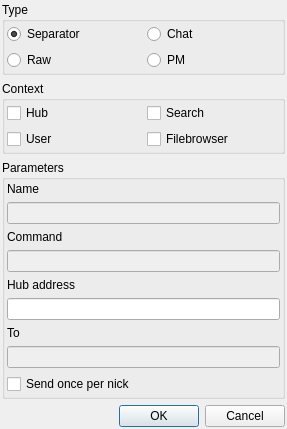
<?xml version="1.0" encoding="UTF-8"?>
<ui version="4.0">
 <class>UIUserCommands</class>
 <widget class="QDialog" name="UIUserCommands">
  <property name="geometry">
   <rect>
    <x>0</x>
    <y>0</y>
    <width>287</width>
    <height>401</height>
   </rect>
  </property>
  <property name="windowTitle">
   <string>New command</string>
  </property>
  <layout class="QGridLayout" name="gridLayout">
   <property name="margin">
    <number>2</number>
   </property>
   <item row="0" column="0">
    <widget class="QGroupBox" name="groupBox">
     <property name="title">
      <string>Type</string>
     </property>
     <layout class="QGridLayout" name="gridLayout_2">
      <property name="margin">
       <number>2</number>
      </property>
      <item row="0" column="0">
       <widget class="QRadioButton" name="radioButton_SEP">
        <property name="text">
         <string>Separator</string>
        </property>
        <property name="checked">
         <bool>true</bool>
        </property>
       </widget>
      </item>
      <item row="0" column="1">
       <widget class="QRadioButton" name="radioButton_CHAT">
        <property name="text">
         <string>Chat</string>
        </property>
       </widget>
      </item>
      <item row="1" column="0">
       <widget class="QRadioButton" name="radioButton_RAW">
        <property name="text">
         <string>Raw</string>
        </property>
       </widget>
      </item>
      <item row="1" column="1">
       <widget class="QRadioButton" name="radioButton_PM">
        <property name="text">
         <string>PM</string>
        </property>
       </widget>
      </item>
     </layout>
    </widget>
   </item>
   <item row="1" column="0">
    <widget class="QGroupBox" name="groupBox_2">
     <property name="title">
      <string>Context</string>
     </property>
     <layout class="QGridLayout" name="gridLayout_3">
      <property name="margin">
       <number>2</number>
      </property>
      <item row="0" column="0">
       <widget class="QCheckBox" name="checkBox_HUB">
        <property name="text">
         <string>Hub</string>
        </property>
       </widget>
      </item>
      <item row="0" column="1">
       <widget class="QCheckBox" name="checkBox_SEARCH">
        <property name="text">
         <string>Search</string>
        </property>
       </widget>
      </item>
      <item row="1" column="0">
       <widget class="QCheckBox" name="checkBox_USER">
        <property name="text">
         <string>User</string>
        </property>
       </widget>
      </item>
      <item row="1" column="1">
       <widget class="QCheckBox" name="checkBox_FB">
        <property name="text">
         <string>Filebrowser</string>
        </property>
       </widget>
      </item>
     </layout>
    </widget>
   </item>
   <item row="2" column="0">
    <widget class="QGroupBox" name="groupBox_3">
     <property name="title">
      <string>Parameters</string>
     </property>
     <layout class="QGridLayout" name="gridLayout_4">
      <property name="margin">
       <number>2</number>
      </property>
      <item row="1" column="0">
       <widget class="LineEdit" name="lineEdit_NAME">
        <property name="enabled">
         <bool>false</bool>
        </property>
       </widget>
      </item>
      <item row="3" column="0">
       <widget class="LineEdit" name="lineEdit_CMD">
        <property name="enabled">
         <bool>false</bool>
        </property>
       </widget>
      </item>
      <item row="5" column="0">
       <widget class="LineEdit" name="lineEdit_HUB"/>
      </item>
      <item row="7" column="0">
       <widget class="LineEdit" name="lineEdit_TO">
        <property name="enabled">
         <bool>false</bool>
        </property>
       </widget>
      </item>
      <item row="0" column="0">
       <widget class="QLabel" name="label">
        <property name="text">
         <string>Name</string>
        </property>
       </widget>
      </item>
      <item row="2" column="0">
       <widget class="QLabel" name="label_2">
        <property name="text">
         <string>Command</string>
        </property>
       </widget>
      </item>
      <item row="4" column="0">
       <widget class="QLabel" name="label_3">
        <property name="text">
         <string>Hub address</string>
        </property>
       </widget>
      </item>
      <item row="6" column="0">
       <widget class="QLabel" name="label_4">
        <property name="text">
         <string>To</string>
        </property>
       </widget>
      </item>
      <item row="8" column="0">
       <widget class="QCheckBox" name="checkBox_SENDONCE">
        <property name="text">
         <string>Send once per nick</string>
        </property>
       </widget>
      </item>
     </layout>
    </widget>
   </item>
   <item row="3" column="0">
    <widget class="QDialogButtonBox" name="buttonBox">
     <property name="standardButtons">
      <set>QDialogButtonBox::Cancel|QDialogButtonBox::Ok</set>
     </property>
    </widget>
   </item>
  </layout>
 </widget>
 <customwidgets>
  <customwidget>
   <class>LineEdit</class>
   <extends>QLineEdit</extends>
   <header>LineEdit.h</header>
  </customwidget>
 </customwidgets>
 <resources/>
 <connections>
  <connection>
   <sender>radioButton_CHAT</sender>
   <signal>clicked(bool)</signal>
   <receiver>lineEdit_NAME</receiver>
   <slot>setEnabled(bool)</slot>
   <hints>
    <hint type="sourcelabel">
     <x>179</x>
     <y>31</y>
    </hint>
    <hint type="destinationlabel">
     <x>265</x>
     <y>185</y>
    </hint>
   </hints>
  </connection>
  <connection>
   <sender>radioButton_CHAT</sender>
   <signal>clicked(bool)</signal>
   <receiver>lineEdit_CMD</receiver>
   <slot>setEnabled(bool)</slot>
   <hints>
    <hint type="sourcelabel">
     <x>253</x>
     <y>33</y>
    </hint>
    <hint type="destinationlabel">
     <x>247</x>
     <y>237</y>
    </hint>
   </hints>
  </connection>
  <connection>
   <sender>radioButton_RAW</sender>
   <signal>clicked(bool)</signal>
   <receiver>lineEdit_NAME</receiver>
   <slot>setEnabled(bool)</slot>
   <hints>
    <hint type="sourcelabel">
     <x>40</x>
     <y>56</y>
    </hint>
    <hint type="destinationlabel">
     <x>129</x>
     <y>193</y>
    </hint>
   </hints>
  </connection>
  <connection>
   <sender>radioButton_RAW</sender>
   <signal>clicked(bool)</signal>
   <receiver>lineEdit_CMD</receiver>
   <slot>setEnabled(bool)</slot>
   <hints>
    <hint type="sourcelabel">
     <x>91</x>
     <y>58</y>
    </hint>
    <hint type="destinationlabel">
     <x>110</x>
     <y>239</y>
    </hint>
   </hints>
  </connection>
  <connection>
   <sender>radioButton_PM</sender>
   <signal>clicked(bool)</signal>
   <receiver>lineEdit_NAME</receiver>
   <slot>setEnabled(bool)</slot>
   <hints>
    <hint type="sourcelabel">
     <x>232</x>
     <y>60</y>
    </hint>
    <hint type="destinationlabel">
     <x>228</x>
     <y>189</y>
    </hint>
   </hints>
  </connection>
  <connection>
   <sender>radioButton_PM</sender>
   <signal>clicked(bool)</signal>
   <receiver>lineEdit_CMD</receiver>
   <slot>setEnabled(bool)</slot>
   <hints>
    <hint type="sourcelabel">
     <x>218</x>
     <y>62</y>
    </hint>
    <hint type="destinationlabel">
     <x>215</x>
     <y>236</y>
    </hint>
   </hints>
  </connection>
  <connection>
   <sender>radioButton_PM</sender>
   <signal>clicked(bool)</signal>
   <receiver>lineEdit_TO</receiver>
   <slot>setEnabled(bool)</slot>
   <hints>
    <hint type="sourcelabel">
     <x>200</x>
     <y>59</y>
    </hint>
    <hint type="destinationlabel">
     <x>198</x>
     <y>333</y>
    </hint>
   </hints>
  </connection>
  <connection>
   <sender>radioButton_SEP</sender>
   <signal>clicked(bool)</signal>
   <receiver>lineEdit_NAME</receiver>
   <slot>setDisabled(bool)</slot>
   <hints>
    <hint type="sourcelabel">
     <x>14</x>
     <y>34</y>
    </hint>
    <hint type="destinationlabel">
     <x>19</x>
     <y>190</y>
    </hint>
   </hints>
  </connection>
  <connection>
   <sender>radioButton_SEP</sender>
   <signal>clicked(bool)</signal>
   <receiver>lineEdit_CMD</receiver>
   <slot>setDisabled(bool)</slot>
   <hints>
    <hint type="sourcelabel">
     <x>38</x>
     <y>33</y>
    </hint>
    <hint type="destinationlabel">
     <x>41</x>
     <y>241</y>
    </hint>
   </hints>
  </connection>
  <connection>
   <sender>radioButton_SEP</sender>
   <signal>clicked(bool)</signal>
   <receiver>lineEdit_TO</receiver>
   <slot>setDisabled(bool)</slot>
   <hints>
    <hint type="sourcelabel">
     <x>68</x>
     <y>31</y>
    </hint>
    <hint type="destinationlabel">
     <x>65</x>
     <y>332</y>
    </hint>
   </hints>
  </connection>
  <connection>
   <sender>buttonBox</sender>
   <signal>accepted()</signal>
   <receiver>UIUserCommands</receiver>
   <slot>accept()</slot>
   <hints>
    <hint type="sourcelabel">
     <x>152</x>
     <y>389</y>
    </hint>
    <hint type="destinationlabel">
     <x>285</x>
     <y>142</y>
    </hint>
   </hints>
  </connection>
  <connection>
   <sender>buttonBox</sender>
   <signal>rejected()</signal>
   <receiver>UIUserCommands</receiver>
   <slot>reject()</slot>
   <hints>
    <hint type="sourcelabel">
     <x>256</x>
     <y>380</y>
    </hint>
    <hint type="destinationlabel">
     <x>287</x>
     <y>104</y>
    </hint>
   </hints>
  </connection>
 </connections>
</ui>
